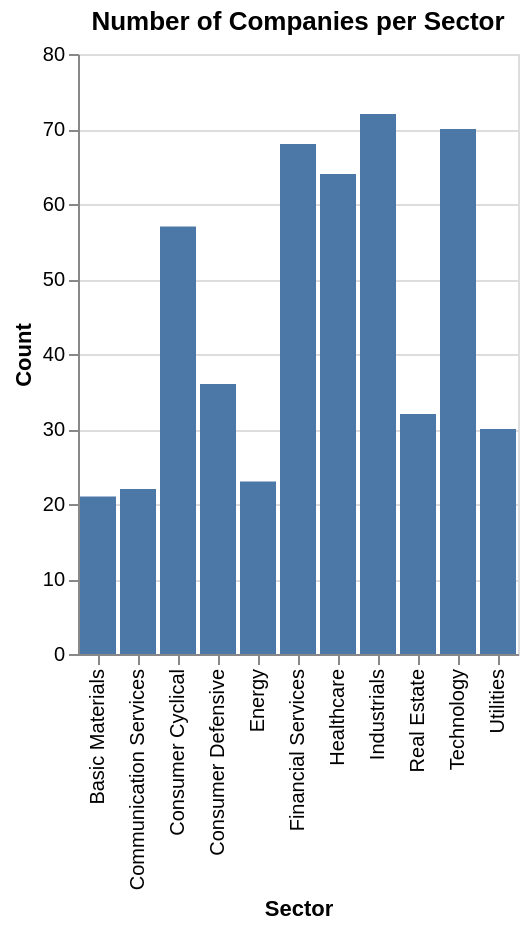

Notebook source saved alongside this figure:
### Code cell
# prompt: Using dataframe sp_companies: plot graph number of companies per sector

import altair as alt

# Count the number of companies in each sector
sector_counts = sp_companies['Sector'].value_counts().reset_index()
sector_counts.columns = ['Sector', 'Count']

# Create the bar chart
chart = alt.Chart(sector_counts).mark_bar().encode(
    x='Sector',
    y='Count'
).properties(
    title='Number of Companies per Sector'
)
chart

### Figure 1 — Vega-Lite specification as saved in the notebook (floating-point values rounded to 4 significant figures)
{"config": {"view": {"continuousWidth": 300, "continuousHeight": 300}}, "data": {"name": "data-0e4bb45ca93a3b7835ebfc4fb2639d54"}, "mark": {"type": "bar"}, "encoding": {"x": {"field": "Sector", "type": "nominal"}, "y": {"field": "Count", "type": "quantitative"}}, "title": "Number of Companies per Sector", "$schema": "https://vega.github.io/schema/vega-lite/v5.20.1.json", "datasets": {"data-0e4bb45ca93a3b7835ebfc4fb2639d54": [{"Sector": "Industrials", "Count": 72}, {"Sector": "Technology", "Count": 70}, {"Sector": "Financial Services", "Count": 68}, {"Sector": "Healthcare", "Count": 64}, {"Sector": "Consumer Cyclical", "Count": 57}, {"Sector": "Consumer Defensive", "Count": 36}, {"Sector": "Real Estate", "Count": 32}, {"Sector": "Utilities", "Count": 30}, {"Sector": "Energy", "Count": 23}, {"Sector": "Communication Services", "Count": 22}, {"Sector": "Basic Materials", "Count": 21}]}}
